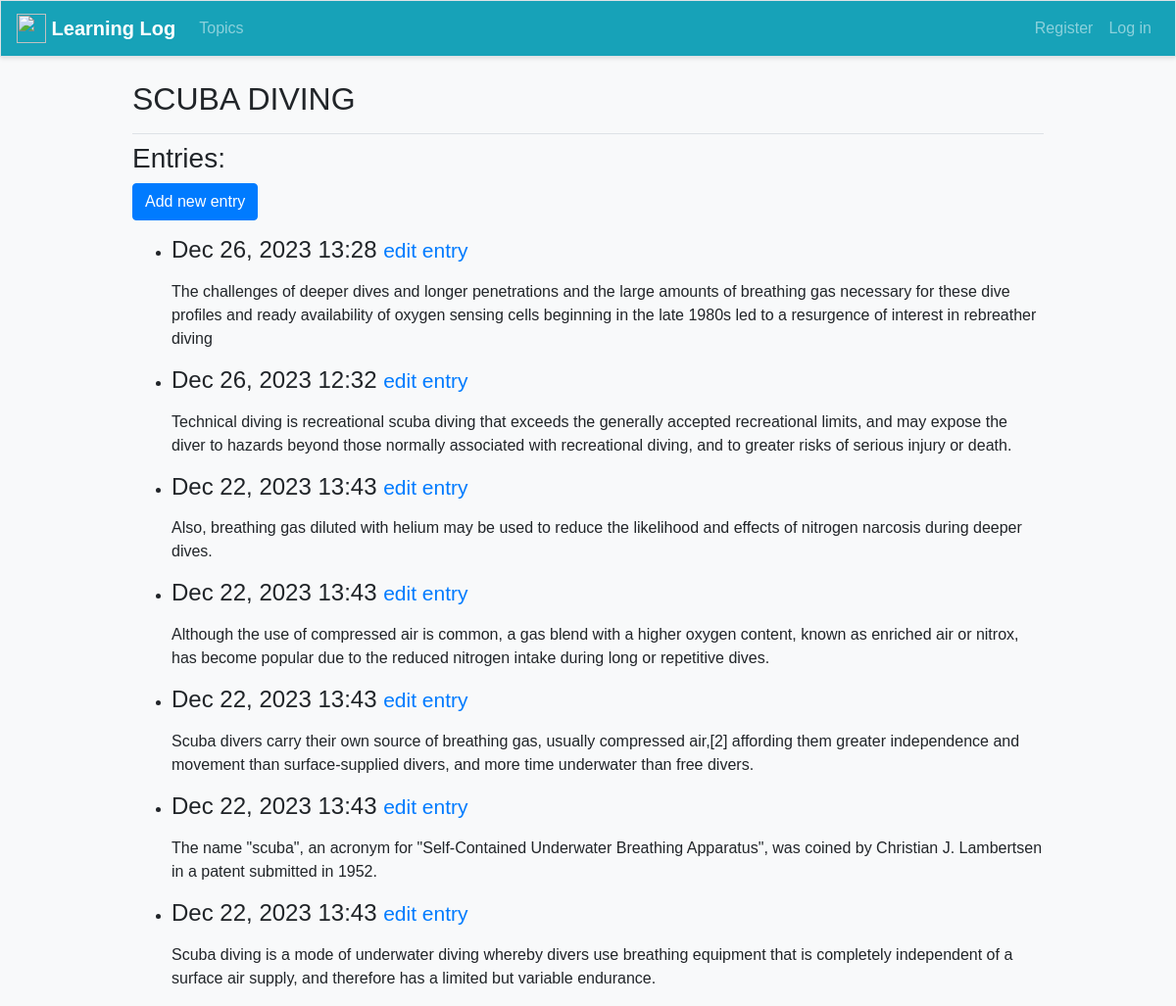
Screenshot of /topics/7/ with the database file from the repository.
### learning_logs/models.py (models this page shows, shortened)
class Topic(models.Model):
    text = models.CharField(max_length=200)  # max karakter uzunluğu 200
    date_added = models.DateTimeField(auto_now_add=True)
    def __str__(self):
        return self.text

class Entry(models.Model):
    topic = models.ForeignKey(Topic, on_delete=models.CASCADE)  # on_delete eğer ilgili Topic silinirse altındaki tüm Entry'ler de silinir.
    text = models.TextField()   # Kullanıcının bir topic altında girdiği Entry'i tutar.
    date_added = models.DateTimeField(auto_now_add=True)  # Entry'nin oluşturulduğu zaman
    class Meta:
        verbose_name_plural = 'entries'

### learning_logs/views.py (the view)
# urls.py: path('topics/<int:topic_id>/', views.topic, name='topic'),
def topic(request, topic_id):
    topic = Topic.objects.get(id=topic_id)
    entries = topic.entry_set.order_by('-date_added')
    context ={'topic': topic, 'entries': entries}
    return render(request, 'learning_logs/topic.html', context)

### learning_logs/templates/learning_logs/topic.html
{% extends 'learning_logs/base.html' %}
{% block page_header %}
    <h2>{{ topic | upper }}</h2>
{% endblock page_header %}
{% block content %}
    <h3>Entries:</h3>
    <p>
        <a href="{% url 'learning_logs:new_entry' topic.id %}" class="btn btn-primary">
            Add new entry</a>
    </p>
    <ul>
        {% for entry in entries %}
            <li>
                <h4>{{ entry.date_added | date:'M d, Y H:i' }}
                    <small><a href="{% url 'learning_logs:edit_entry' entry.id %}">edit entry</a></small>
                </h4>
                <p>{{ entry.text | linebreaks }}</p>
            </li>
        {% empty %}
            <li>There are no entries for this topic yet.</li>
        {% endfor %}
    </ul>
{% endblock content %}

### learning_logs/templates/learning_logs/base.html (style rules this page uses)
body { font-family: Arial, sans-serif; background-color: #f8f9fa; }

### rows the page displays
Topic: text "SCUBA DIVING"
Entry: date_added "Dec 26, 2023 13:28", text "The challenges of deeper dives and longer penetrations and the large amounts of breathing gas necessary for these dive profiles and ready availability of oxygen sensing cells beginning in the late 1980s led to a resurgence of interest in rebreather diving"
Entry: date_added "Dec 26, 2023 12:32", text "Technical diving is recreational scuba diving that exceeds the generally accepted recreational limits, and may expose the diver to hazards beyond those normally associated with recreational diving, and to greater risks of serious injury or death."
Entry: date_added "Dec 22, 2023 13:43", text "Also, breathing gas diluted with helium may be used to reduce the likelihood and effects of nitrogen narcosis during deeper dives."
Entry: date_added "Dec 22, 2023 13:43", text "Although the use of compressed air is common, a gas blend with a higher oxygen content, known as enriched air or nitrox, has become popular due to the reduced nitrogen intake during long or repetitive dives."
Entry: date_added "Dec 22, 2023 13:43", text "Scuba divers carry their own source of breathing gas, usually compressed air,[2] affording them greater independence and movement than surface-supplied divers, and more time underwater than free divers."
Entry: date_added "Dec 22, 2023 13:43", text "The name \"scuba\", an acronym for \"Self-Contained Underwater Breathing Apparatus\", was coined by Christian J. Lambertsen in a patent submitted in 1952."
Entry: date_added "Dec 22, 2023 13:43", text "Scuba diving is a mode of underwater diving whereby divers use breathing equipment that is completely independent of a surface air supply, and therefore has a limited but variable endurance."
